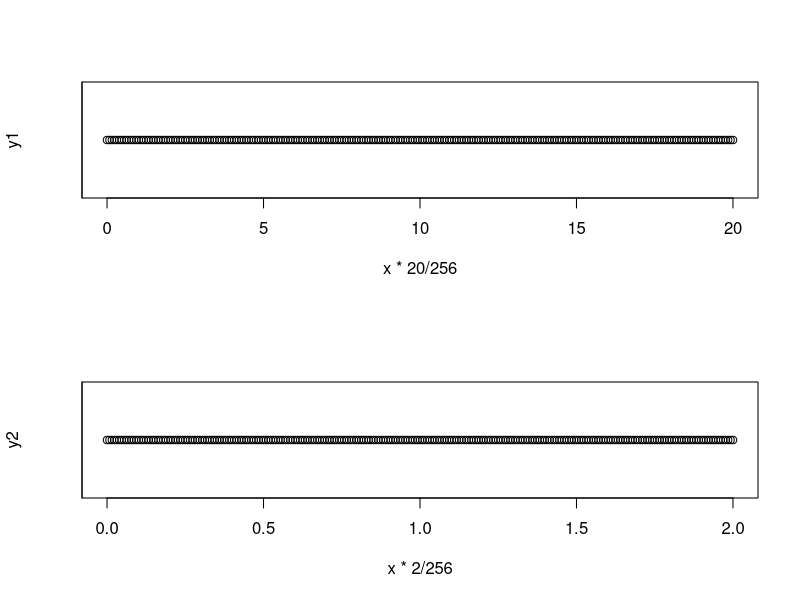

This figure's R source:
x = 0:256
y1 = rep(0.5,257)
y2 = rep(0.5,257)

par(mfrow=c(2,1))
plot(x*20/256,y1,yaxp=c(0,5,2))
plot(x*2/256,y2,yaxp=c(0,5,2))